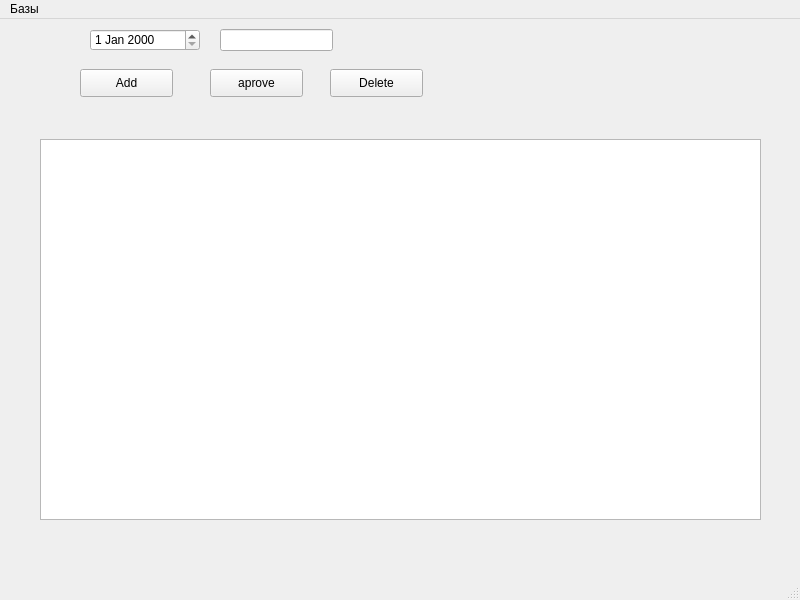
<?xml version="1.0" encoding="UTF-8"?>
<ui version="4.0">
 <class>MainWindow</class>
 <widget class="QMainWindow" name="MainWindow">
  <property name="geometry">
   <rect>
    <x>0</x>
    <y>0</y>
    <width>800</width>
    <height>600</height>
   </rect>
  </property>
  <property name="windowTitle">
   <string>MainWindow</string>
  </property>
  <widget class="QWidget" name="centralwidget">
   <widget class="QPushButton" name="pushButton">
    <property name="geometry">
     <rect>
      <x>80</x>
      <y>50</y>
      <width>93</width>
      <height>28</height>
     </rect>
    </property>
    <property name="text">
     <string>Add</string>
    </property>
   </widget>
   <widget class="QPushButton" name="pushButton_2">
    <property name="geometry">
     <rect>
      <x>210</x>
      <y>50</y>
      <width>93</width>
      <height>28</height>
     </rect>
    </property>
    <property name="text">
     <string>aprove</string>
    </property>
   </widget>
   <widget class="QTableView" name="tableView">
    <property name="geometry">
     <rect>
      <x>40</x>
      <y>120</y>
      <width>721</width>
      <height>381</height>
     </rect>
    </property>
   </widget>
   <widget class="QDateEdit" name="dateEdit">
    <property name="geometry">
     <rect>
      <x>90</x>
      <y>10</y>
      <width>110</width>
      <height>22</height>
     </rect>
    </property>
   </widget>
   <widget class="QPushButton" name="pushButton_3">
    <property name="geometry">
     <rect>
      <x>330</x>
      <y>50</y>
      <width>93</width>
      <height>28</height>
     </rect>
    </property>
    <property name="text">
     <string>Delete</string>
    </property>
   </widget>
   <widget class="QLineEdit" name="lineEdit">
    <property name="geometry">
     <rect>
      <x>220</x>
      <y>10</y>
      <width>113</width>
      <height>22</height>
     </rect>
    </property>
   </widget>
  </widget>
  <widget class="QMenuBar" name="menubar">
   <property name="geometry">
    <rect>
     <x>0</x>
     <y>0</y>
     <width>800</width>
     <height>26</height>
    </rect>
   </property>
   <widget class="QMenu" name="menu">
    <property name="title">
     <string>Базы</string>
    </property>
    <addaction name="action"/>
    <addaction name="action_2"/>
   </widget>
   <addaction name="menu"/>
  </widget>
  <widget class="QStatusBar" name="statusbar"/>
  <action name="action">
   <property name="text">
    <string>Мед карты</string>
   </property>
  </action>
  <action name="action_2">
   <property name="text">
    <string>Расписание</string>
   </property>
  </action>
  <action name="action_3">
   <property name="text">
    <string>Ведомость</string>
   </property>
  </action>
  <action name="action_4">
   <property name="text">
    <string>Топ больных</string>
   </property>
  </action>
 </widget>
 <resources/>
 <connections/>
</ui>
